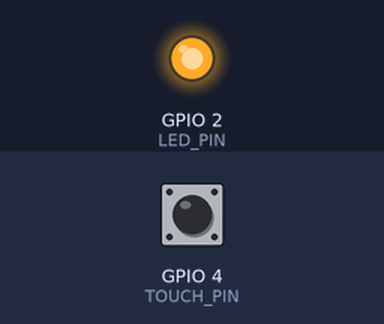
The sketch below on a simulated ESP32. Shown: output pins drawn as LEDs (lit = HIGH). The inputs (shaded band) are chosen by the test bench; at power-on: GPIO 4 (TOUCH_PIN) HIGH. What the sketch prints to the serial monitor is not drawn.

Above: at 0.2 s.
Timing chart, 0 to 1.7 s (numbered marks = the images above):
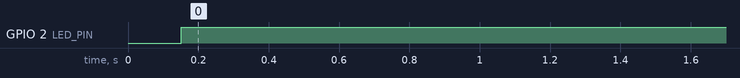

Measured:
- by itself, GPIO 2 (LED_PIN): LOW → HIGH at 0.15 s

The sketch:

ex04.ino
```cpp
#define TOUCH_PIN 4
#define LED_PIN 2
#define THRESHOLD 400   // 请根据实际测试调整此值

const unsigned long DEBOUNCE_DELAY = 50; // 防抖时间（毫秒）

bool ledState = false;          // LED 自锁状态
bool lastStableState = false;   // 上一次稳定后的触摸状态（用于检测边沿）
bool lastReading = false;       // 上一次读取的原始状态（用于判断变化）
unsigned long lastChangeTime = 0; // 状态发生变化时的时间戳

void setup() {
  pinMode(LED_PIN, OUTPUT);
  digitalWrite(LED_PIN, ledState);
  Serial.begin(115200);
  delay(100);
}

void loop() {
  // 1. 读取触摸值并转换为布尔状态
  int touchValue = touchRead(TOUCH_PIN);
  bool reading = (touchValue < THRESHOLD);

  // 2. 检测状态变化，记录变化时间
  if (reading != lastReading) {
    lastChangeTime = millis();
  }
  lastReading = reading;

  // 3. 防抖：等待状态稳定（超过 DEBOUNCE_DELAY 时间无变化）
  if ((millis() - lastChangeTime) > DEBOUNCE_DELAY) {
    // 此时状态稳定，当前读取值即为稳定值
    bool stableState = reading;

    // 4. 检测稳定状态的上升沿（从未触摸 → 触摸）
    if (stableState == true && lastStableState == false) {
      ledState = !ledState;          // 翻转 LED 状态
      digitalWrite(LED_PIN, ledState);
      Serial.print("LED toggled, new state: ");
      Serial.println(ledState);
    }

    // 更新上一次稳定状态
    lastStableState = stableState;
  }

}
```
